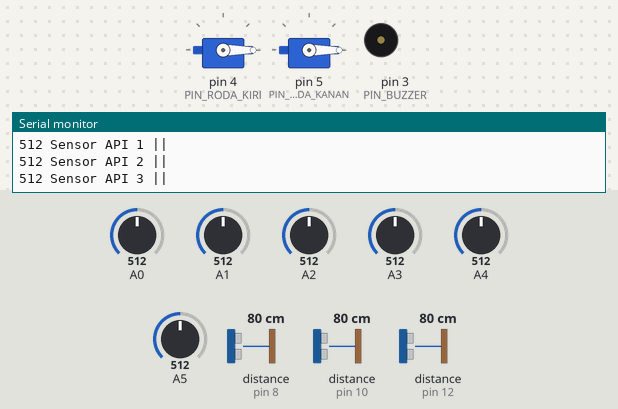
Simulated run of this sketch. Board: Arduino Uno, built with avr-gcc and run on an emulated ATmega328P. Shown: 2 × servo, buzzer (waves = sounding, pin HIGH), the last lines printed to the serial monitor. The test bench sets the inputs (shaded band); at power-on: A3 = 512, A1 = 512, A2 = 512, A0 = 512, A4 = 512, A5 = 512, distance to the obstacle (sensors on pin 8, pin 10, pin 12) 80 cm.

Above: at 1.2 s.
1.3 s: A3 set to 688
2.9 s: A3 set to 718
At 5.8 s:
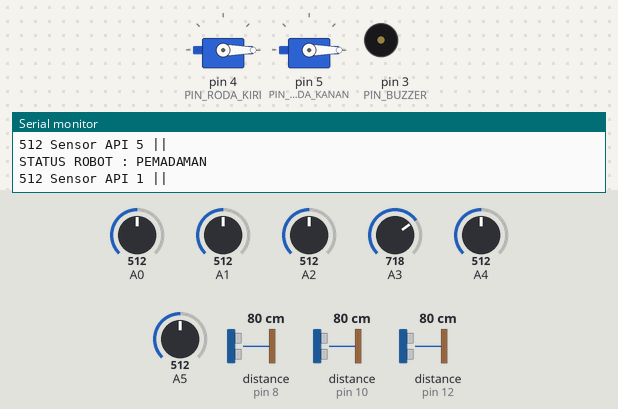
5.9 s: A3 set to 690
At 7.0 s:
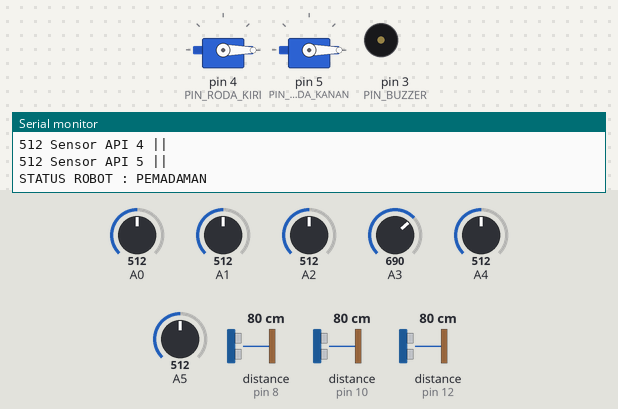
8.9 s: A1 set to 104
11.9 s: A1 set to 89
14.9 s: A2 set to 104
17.9 s: A2 set to 90
Timing chart, 0 to 20.9 s (numbered marks = the images above; inputs shaded):
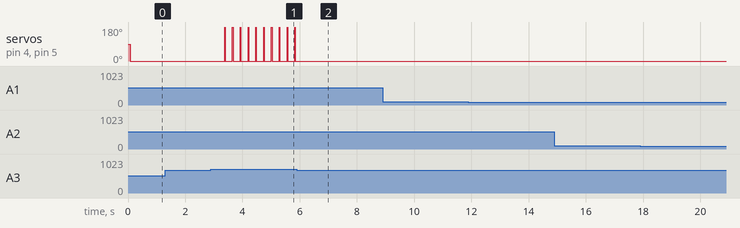

The sketch:

iot-fireblower-robot.ino
```cpp
#include "config.h"

void setup() {
  Serial.begin(9600);
  SERVO_RODA_KIRI.attach(PIN_RODA_KIRI);
  SERVO_RODA_KANAN.attach(PIN_RODA_KANAN);
  pinMode(PIN_KIPAS, INPUT);
  pinMode(PIN_BUZZER, OUTPUT);
}

void loop() {

  updateSensor();
  monitorStatus();

  if(faseSaatIni != PEMADAMAN) {
    if(terdeteksiApi()) {
      faseSaatIni = KALIBRASI;
    } else {
      faseSaatIni = EKSPLORASI;
    }
  }

  switch(faseSaatIni) {
    case PEMADAMAN: {
      fasePemadaman();
    }
    case KALIBRASI: {
      faseKalibrasi();
    }
    case EKSPLORASI:
    default: {
      faseEksplorasi();
    }
  }
}

// TODOS
// Harus ada fungsi kalibrasi sebelum updateValue Sensor
```

controller_motor.ino
```cpp
void majuLurus() {
  SERVO_RODA_KIRI.write(RODA_KIRI_MAX_SPEED);
  SERVO_RODA_KANAN.write(RODA_KANAN_MAX_SPEED);
}

void rotasiKanan() {
  SERVO_RODA_KIRI.write(RODA_KIRI_AVG_SPEED);
  SERVO_RODA_KANAN.write(RODA_KANAN_MIN_SPEED);
}

void rotasiKiri() {
  SERVO_RODA_KIRI.write(RODA_KIRI_MIN_SPEED);
  SERVO_RODA_KANAN.write(RODA_KANAN_AVG_SPEED);
}

void belokKanan() {
  SERVO_RODA_KIRI.write(RODA_KIRI_MAX_SPEED);
  SERVO_RODA_KANAN.write(RODA_KANAN_MIN_SPEED);
}

void belokKiri() {
  SERVO_RODA_KIRI.write(RODA_KIRI_MIN_SPEED);
  SERVO_RODA_KANAN.write(RODA_KANAN_MAX_SPEED);
}

void putarKanan(int derajat) {
  SERVO_RODA_KIRI.write(RODA_KIRI_AVG_SPEED);
  SERVO_RODA_KANAN.write(-RODA_KANAN_AVG_SPEED);
  delay(derajat/KALIBRASI_DERAJAT);
}

void putarKiri(int derajat) {
  SERVO_RODA_KIRI.write(-RODA_KIRI_AVG_SPEED);
  SERVO_RODA_KANAN.write(RODA_KANAN_AVG_SPEED);
  delay(derajat/KALIBRASI_DERAJAT);
}

void diam() {
  SERVO_RODA_KIRI.write(0);
  SERVO_RODA_KANAN.write(0);
}
```

fase_eksplorasi.ino
```cpp
void faseEksplorasi() {
  majuLurus();
}
```

fase_kalibrasi.ino
```cpp
bool apiSudahDiTengah() {
  return
    (valSensorApi1 < valSensorApi3) &&
    (valSensorApi5 < valSensorApi3);
}

bool apiMasihDiKiri() {
  return
  (valSensorApi5 > valSensorApi3);
}

bool apiMasihDiKanan() {
  return
  (valSensorApi1 > valSensorApi3);
}

void faseKalibrasi() {
  if(apiSudahDiTengah()) {
    faseSaatIni = PEMADAMAN;
  }
  if(apiMasihDiKiri()) {
    rotasiKiri();
  }
  if(apiMasihDiKanan()) {
    rotasiKanan();
  }
}
```

fase_pemadaman.ino
```cpp
bool putarKeKanan = false;

void fasePemadaman() {
  if(terdeteksiApi()) {
    if(putarKeKanan) {
      putarKanan(RADIUS_DERAJAT_PEMADAMAN);
    } else {
      putarKiri(RADIUS_DERAJAT_PEMADAMAN);
    }
    putarKeKanan = !putarKeKanan;
  } else {
    faseSaatIni = EKSPLORASI;
  }
}
```

monitor.ino
```cpp
String printFase() {
  if(faseSaatIni == EKSPLORASI) {
    return "EKSPLORASI";
  }
  if(faseSaatIni == PEMADAMAN) {
    return "PEMADAMAN";
  }
  if(faseSaatIni == KALIBRASI) {
    return "KALIBRASI";
  }
  return "UNDEFINED";
}

void monitorStatus() {
  Serial.println("STATUS ROBOT : " + printFase());
  Serial.print(valSensorApi1);
  Serial.println(" Sensor API 1 ||");
  Serial.print(valSensorApi2);
  Serial.println(" Sensor API 2 ||");
  Serial.print(valSensorApi3);
  Serial.println(" Sensor API 3 ||");
  Serial.print(valSensorApi4);
  Serial.println(" Sensor API 4 ||");
  Serial.print(valSensorApi5);
  Serial.println(" Sensor API 5 ||");
}
```

sensor.ino
```cpp
bool terdeteksiApi() {
  return
  (valSensorApi1 > BATAS_SENSOR_MENDETEKSI_API) ||
  (valSensorApi3 > BATAS_SENSOR_MENDETEKSI_API) ||
  (valSensorApi5 > BATAS_SENSOR_MENDETEKSI_API);
}

void updateSensor() {
  valSensorKiri        = SONAR_KIRI.ping_cm();
  valSensorDepan       = SONAR_TENGAH.ping_cm();
  valSensorKanan       = SONAR_KANAN.ping_cm();
  valSensorWarna       = analogRead(A0);
  valSensorApi1        = analogRead(A1);
  valSensorApi2        = analogRead(A2);
  valSensorApi3        = analogRead(A3);
  valSensorApi4        = analogRead(A4);
  valSensorApi5        = analogRead(A5);
}
```

config.h
```cpp
#include "Servo.h"
#include "NewPing.h"

#define JARAK_MAKSIMUM_SENSOR_ULTRASONIK 200

#define PIN_RODA_KIRI 4
#define PIN_RODA_KANAN 5

Servo SERVO_RODA_KIRI;
Servo SERVO_RODA_KANAN;

#define PIN_KIPAS 6
#define PIN_BUZZER 3

#define PENGIRIM_SINYAL_KIRI 10
#define PENERIMA_SINYAL_KIRI 9
NewPing SONAR_KIRI(PENERIMA_SINYAL_KIRI, PENGIRIM_SINYAL_KIRI, JARAK_MAKSIMUM_SENSOR_ULTRASONIK);

#define PENGIRIM_SINYAL_TENGAH 12
#define PENERIMA_SINYAL_TENGAH 11
NewPing SONAR_TENGAH(PENERIMA_SINYAL_TENGAH, PENGIRIM_SINYAL_TENGAH, JARAK_MAKSIMUM_SENSOR_ULTRASONIK);

#define PENGIRIM_SINYAL_KANAN 8
#define PENERIMA_SINYAL_KANAN 7
NewPing SONAR_KANAN(PENERIMA_SINYAL_KANAN, PENGIRIM_SINYAL_KANAN, JARAK_MAKSIMUM_SENSOR_ULTRASONIK);

#define RODA_KIRI_MAX_SPEED 500
#define RODA_KIRI_AVG_SPEED 300
#define RODA_KIRI_MIN_SPEED 50

#define RODA_KANAN_MAX_SPEED -500
#define RODA_KANAN_AVG_SPEED -300
#define RODA_KANAN_MIN_SPEED -50

#define BATAS_SENSOR_MENDETEKSI_API 700

#define KALIBRASI_DERAJAT 4
#define RADIUS_DERAJAT_PEMADAMAN 80

int valSensorKiri   = 0;
int valSensorDepan  = 0;
int valSensorKanan  = 0;
int valSensorWarna  = 0;
int valSensorApi1   = 0;
int valSensorApi2   = 0;
int valSensorApi3   = 0;
int valSensorApi4   = 0;
int valSensorApi5   = 0;

enum Fase {
  EKSPLORASI,
  KALIBRASI,
  PEMADAMAN
};

Fase faseSaatIni = EKSPLORASI;
```

Measured:
- the behaviour switches between 700 and 701 on A3 (found by bisection; images 0 and 1)
- after the input at 2.9 s, servo on pin 4 (PIN_RODA_KIRI), servo on pin 5 (PIN_RODA_KANAN): alternates 180° for 0.02 s and 0° for 0.25 s, starting after 0.48 s
- after the input at 5.9 s, servo on pin 4 (PIN_RODA_KIRI), servo on pin 5 (PIN_RODA_KANAN): stops changing and stays 0°
